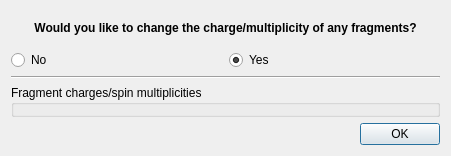
<?xml version="1.0" encoding="UTF-8"?>
<ui version="4.0">
 <class>ChargeDialog</class>
 <widget class="QDialog" name="ChargeDialog">
  <property name="geometry">
   <rect>
    <x>0</x>
    <y>0</y>
    <width>451</width>
    <height>156</height>
   </rect>
  </property>
  <property name="windowTitle">
   <string>Charges on Fragments</string>
  </property>
  <layout class="QVBoxLayout" name="verticalLayout">
   <item>
    <widget class="QLabel" name="label">
     <property name="font">
      <font>
       <weight>75</weight>
       <bold>true</bold>
      </font>
     </property>
     <property name="text">
      <string>Would you like to change the charge/multiplicity of any fragments?</string>
     </property>
     <property name="alignment">
      <set>Qt::AlignCenter</set>
     </property>
    </widget>
   </item>
   <item>
    <layout class="QHBoxLayout" name="radioButtonLayout">
     <item>
      <widget class="QRadioButton" name="noRadioButton">
       <property name="text">
        <string>No</string>
       </property>
       <property name="checked">
        <bool>false</bool>
       </property>
      </widget>
     </item>
     <item>
      <widget class="QRadioButton" name="yesRadioButton">
       <property name="text">
        <string>Yes</string>
       </property>
       <property name="checked">
        <bool>true</bool>
       </property>
      </widget>
     </item>
    </layout>
   </item>
   <item>
    <widget class="Line" name="line">
     <property name="orientation">
      <enum>Qt::Horizontal</enum>
     </property>
    </widget>
   </item>
   <item>
    <widget class="QGroupBox" name="chargesGroupBox">
     <property name="title">
      <string>Fragment charges/spin multiplicities</string>
     </property>
    </widget>
   </item>
   <item>
    <widget class="QDialogButtonBox" name="buttonBox">
     <property name="orientation">
      <enum>Qt::Horizontal</enum>
     </property>
     <property name="standardButtons">
      <set>QDialogButtonBox::Ok</set>
     </property>
    </widget>
   </item>
  </layout>
 </widget>
 <resources/>
 <connections>
  <connection>
   <sender>buttonBox</sender>
   <signal>accepted()</signal>
   <receiver>ChargeDialog</receiver>
   <slot>accept()</slot>
   <hints>
    <hint type="sourcelabel">
     <x>248</x>
     <y>254</y>
    </hint>
    <hint type="destinationlabel">
     <x>157</x>
     <y>274</y>
    </hint>
   </hints>
  </connection>
  <connection>
   <sender>buttonBox</sender>
   <signal>rejected()</signal>
   <receiver>ChargeDialog</receiver>
   <slot>reject()</slot>
   <hints>
    <hint type="sourcelabel">
     <x>316</x>
     <y>260</y>
    </hint>
    <hint type="destinationlabel">
     <x>286</x>
     <y>274</y>
    </hint>
   </hints>
  </connection>
 </connections>
</ui>
